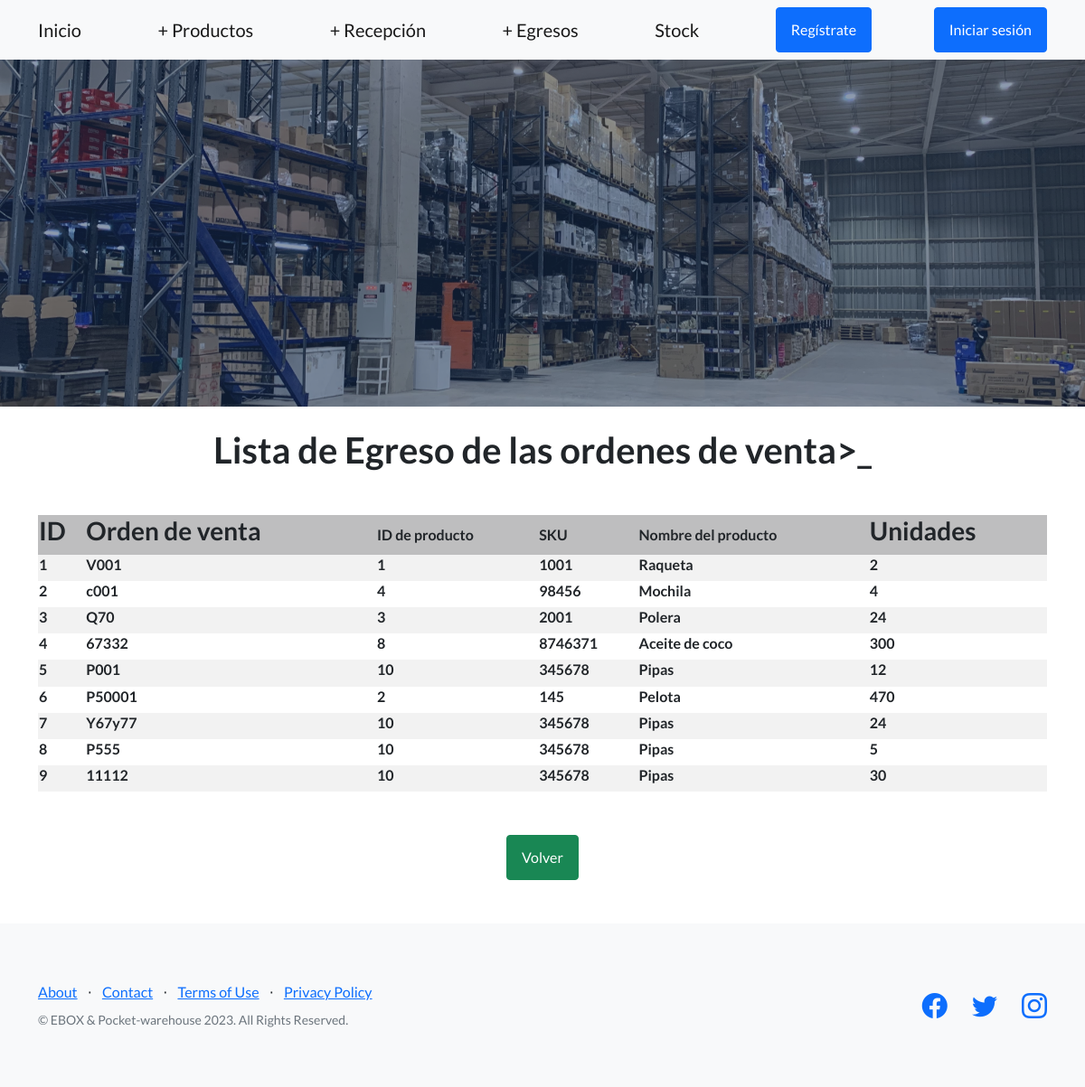
/eboxApp/egreso/wEgreso_full/, run on an earlier commit of the app's database.
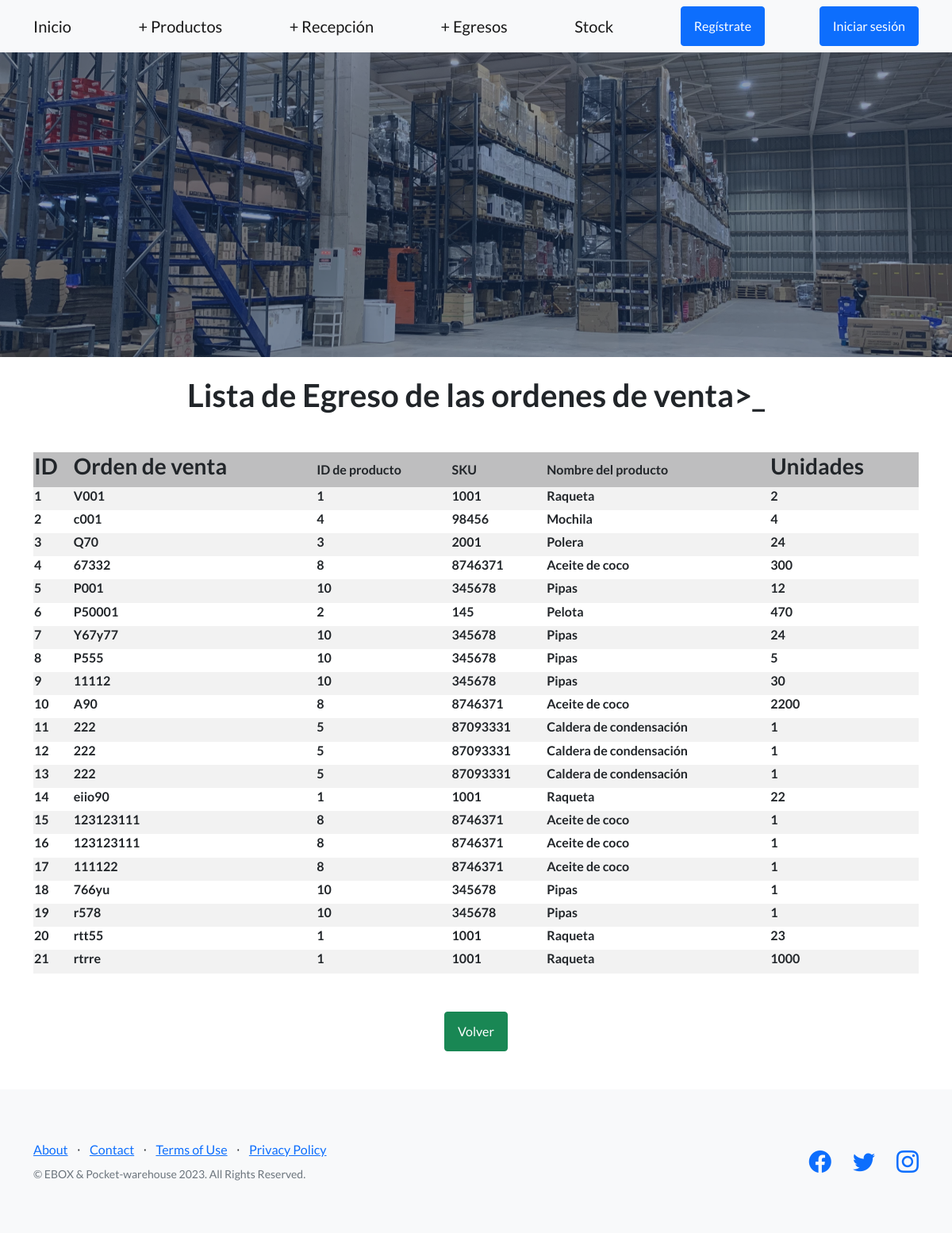
And on a later commit of the database.
### eboxApp/models.py (models this page shows, shortened)
class Salida(models.Model):
    sku_out = models.ForeignKey(Maestra, on_delete=models.CASCADE)
    unidades_out = models.IntegerField()
    orden_venta = models.CharField(max_length=100)

class Maestra(models.Model):
    nombre_producto = models.CharField(max_length=300)
    numero_sku = models.IntegerField()
    categoria = models.CharField(max_length=300)

### eboxApp/views.py (the view)
# urls.py: path('egreso/wEgreso_full/', views.buscarEgreso, name = 'buscarTodoEgreso'),
def buscarEgreso(request):
    if request.method == 'GET': # si existe un post
        salidas = Salida.objects.all()
        return render(request, 'eboxApp/wEgreso_full.html', {'salidas':salidas })

### eboxApp/templates/eboxApp/wEgreso_full.html (shortened to what this page needs)
{% extends "eboxApp/base.html" %}
    {% load static %}
{% block contenido_que_cambia %}
<div class="container" align="center">
    <br>
    <h1 class="mb-5">Lista de Egreso de las ordenes de venta>_</h1>
    {% if salidas %}
                    <table>
                        <tr>
                            <th style="text-align: left"><h3>ID</h3></th>
                            <th style="text-align: left"><h3>Orden de venta</h3></th>
                            <th style="text-align: left">ID de producto</th>
                            <th style="text-align: left">SKU</th>
                            <th style="text-align: left">Nombre del producto</th>
                            <th style="text-align: left"><h3>Unidades</h3></th>
                        </tr>
                        {% for i in salidas %}
                        <tr>
                            <td style="text-align: left"><h6>{{i.pk}}</h6></td>
                            <td style="text-align: left"><h6>{{i.orden_venta}}</h6></td>
                            <td style="text-align: left"><h6>{{i.sku_out.id}}</h6></td>
                            <td style="text-align: left"><h6>{{i.sku_out.numero_sku}}</h6></td>
                            <td style="text-align: left"><h6>{{i.sku_out.nombre_producto}}</h6></td>
                            <td style="text-align: left"><h6>{{i.unidades_out}}</h6></td>
                        </tr>
                        {% endfor %}
                    </table>
                <br>
                <br>
                <a class="btn btn-success" align = "center" href={% url 'eboxApp:Egreso' %}>Volver</a>
    {% endif %}
</div>
{% endblock %}

### eboxApp/templates/eboxApp/base.html (shortened to what this page needs)
<!DOCTYPE html>
<html lang="en">
    <head>
        {% load static %}
        <link href="https://cdn.jsdelivr.net/npm/bootstrap-icons@1.5.0/font/bootstrap-icons.css" rel="stylesheet" type="text/css" />
        <link href="{% static 'eboxApp/css/styles.css' %}" rel="stylesheet" />
    </head>
    <body>
        <nav class="navbar navbar-light bg-light static-top">
            <div class="container">
                <a class="navbar-brand" href="{% url 'eboxApp:Index' %}">Inicio </a>
                <a class="navbar-brand" href="{% url 'eboxApp:Maestra' %}">+ Productos</a>
                <a class="navbar-brand" href="{% url 'eboxApp:Recepcion' %}">+ Recepción</a>
                <a class="navbar-brand" href="{% url 'eboxApp:Egreso' %}">+ Egresos</a>
                <a class="navbar-brand" href="{% url 'eboxApp:stock_en_linea' %}">Stock</a>
                <a class="btn btn-primary" href="#login">Regístrate</a>
                <a class="btn btn-primary" href="#signup">Iniciar sesión</a>
            </div>
        </nav>
        <header class="masthead">
        </header>
        {% block contenido_que_cambia %}
        {% endblock %}
        <br>
        <br>
        <footer class="footer bg-light">
            <div class="container">
                <div class="row">
                    <div class="col-lg-6 h-100 text-center text-lg-start my-auto">
                        <ul class="list-inline mb-2">
                            <li class="list-inline-item"><a href="#!">About</a></li>
                            <li class="list-inline-item">⋅</li>
                            <li class="list-inline-item"><a href="#!">Contact</a></li>
                            <li class="list-inline-item">⋅</li>
                            <li class="list-inline-item"><a href="#!">Terms of Use</a></li>
                            <li class="list-inline-item">⋅</li>
                            <li class="list-inline-item"><a href="#!">Privacy Policy</a></li>
                        </ul>
                        <p class="text-muted small mb-4 mb-lg-0">&copy; EBOX & Pocket-warehouse 2023. All Rights Reserved.</p>
                    </div>
                    <div class="col-lg-6 h-100 text-center text-lg-end my-auto">
                        <ul class="list-inline mb-0">
                            <li class="list-inline-item me-4">
                                <a href="#!"><i class="bi-facebook fs-3"></i></a>
                            </li>
                            <li class="list-inline-item me-4">
                                <a href="#!"><i class="bi-twitter fs-3"></i></a>
                            </li>
                            <li class="list-inline-item">
                                <a href="#!"><i class="bi-instagram fs-3"></i></a>
                            </li>
                        </ul>
                    </div>
                </div>
            </div>
        </footer>
    </body>
</html>

What changed in the data, as far as the page shows it:
added Salida: pk "10", orden_venta "A90", sku_out.id "8", sku_out.numero_sku "8746371", sku_out.nombre_producto "Aceite de coco", unidades_out "2200"
added Salida: pk "11", orden_venta "222", sku_out.id "5", sku_out.numero_sku "87093331", sku_out.nombre_producto "Caldera de condensación", unidades_out "1"
added Salida: pk "12", orden_venta "222", sku_out.id "5", sku_out.numero_sku "87093331", sku_out.nombre_producto "Caldera de condensación", unidades_out "1"
added Salida: pk "13", orden_venta "222", sku_out.id "5", sku_out.numero_sku "87093331", sku_out.nombre_producto "Caldera de condensación", unidades_out "1"
added Salida: pk "14", orden_venta "eiio90", sku_out.id "1", sku_out.numero_sku "1001", sku_out.nombre_producto "Raqueta", unidades_out "22"
added Salida: pk "15", orden_venta "123123111", sku_out.id "8", sku_out.numero_sku "8746371", sku_out.nombre_producto "Aceite de coco", unidades_out "1"
added Salida: pk "16", orden_venta "123123111", sku_out.id "8", sku_out.numero_sku "8746371", sku_out.nombre_producto "Aceite de coco", unidades_out "1"
added Salida: pk "17", orden_venta "111122", sku_out.id "8", sku_out.numero_sku "8746371", sku_out.nombre_producto "Aceite de coco", unidades_out "1"
added Salida: pk "18", orden_venta "766yu", sku_out.id "10", sku_out.numero_sku "345678", sku_out.nombre_producto "Pipas", unidades_out "1"
added Salida: pk "19", orden_venta "r578", sku_out.id "10", sku_out.numero_sku "345678", sku_out.nombre_producto "Pipas", unidades_out "1"
added Salida: pk "20", orden_venta "rtt55", sku_out.id "1", sku_out.numero_sku "1001", sku_out.nombre_producto "Raqueta", unidades_out "23"
added Salida: pk "21", orden_venta "rtrre", sku_out.id "1", sku_out.numero_sku "1001", sku_out.nombre_producto "Raqueta", unidades_out "1000"
